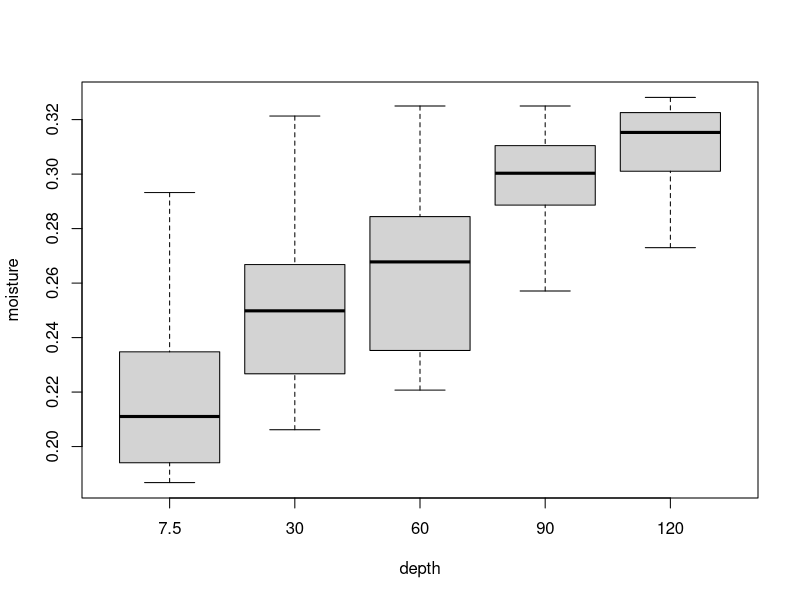
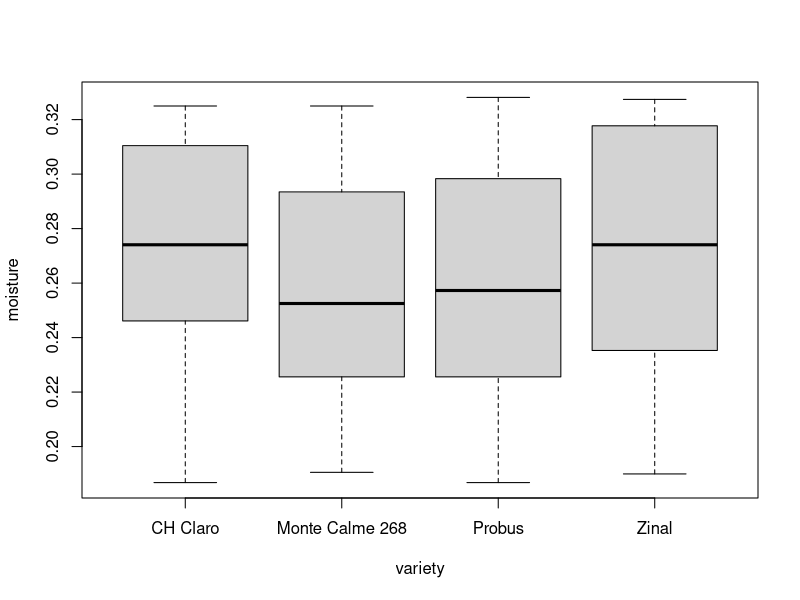
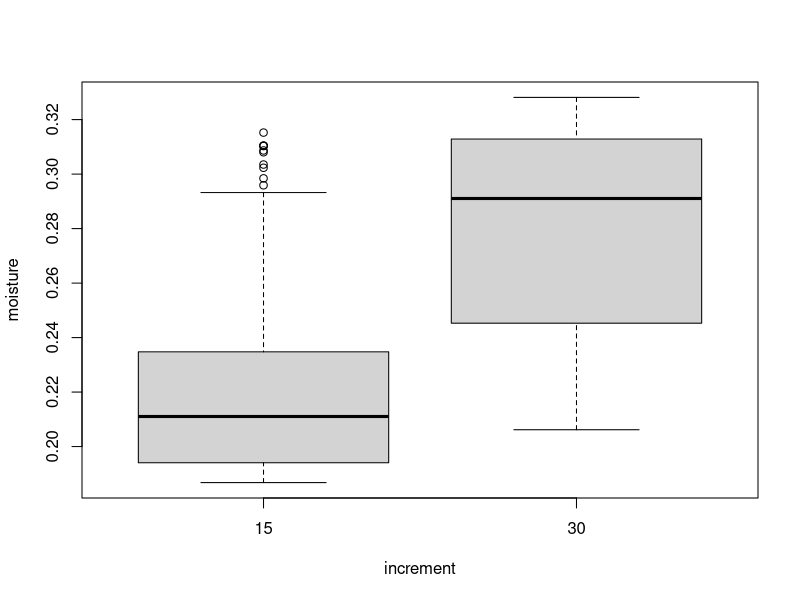
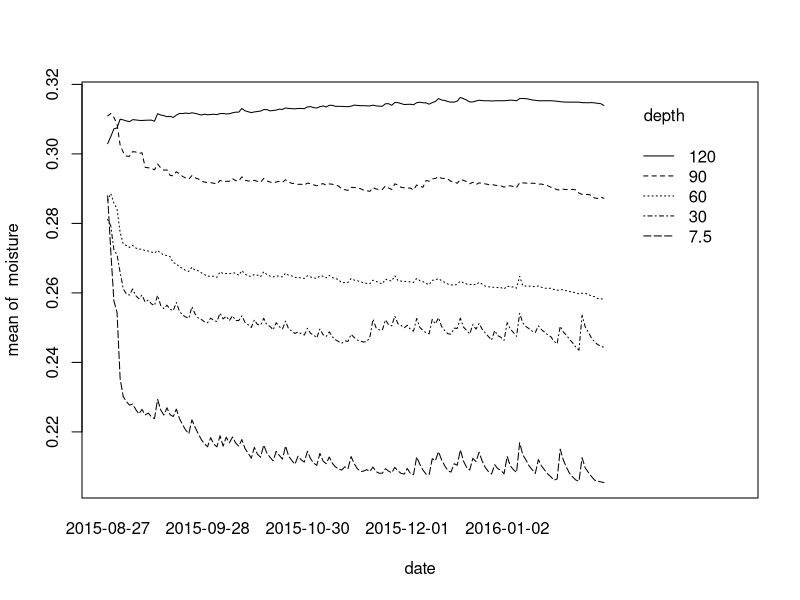
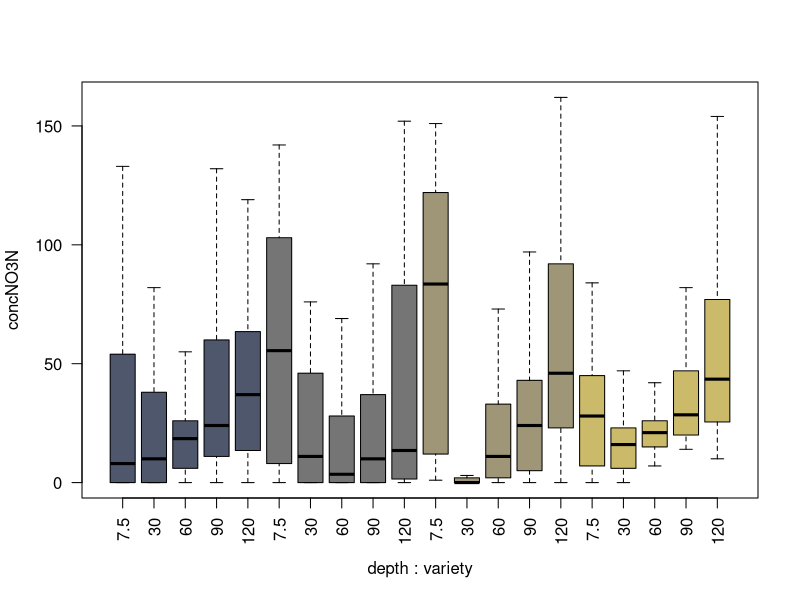
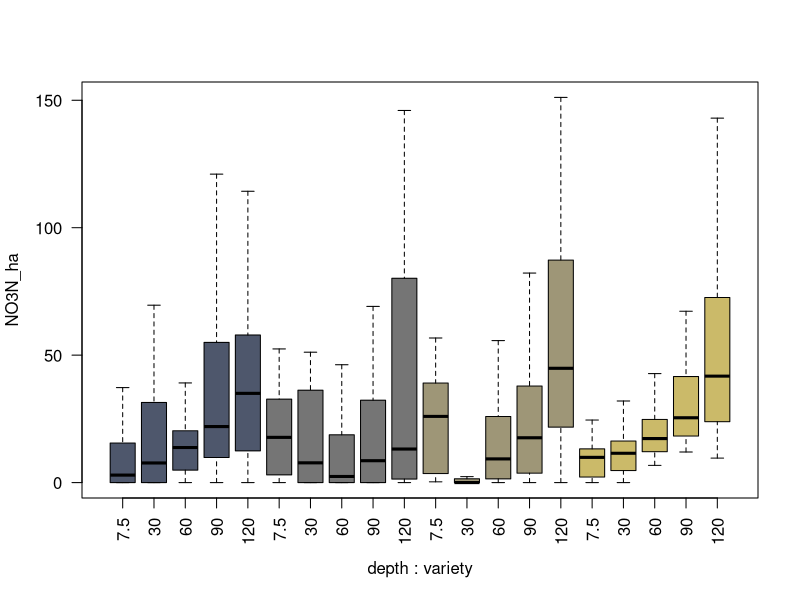
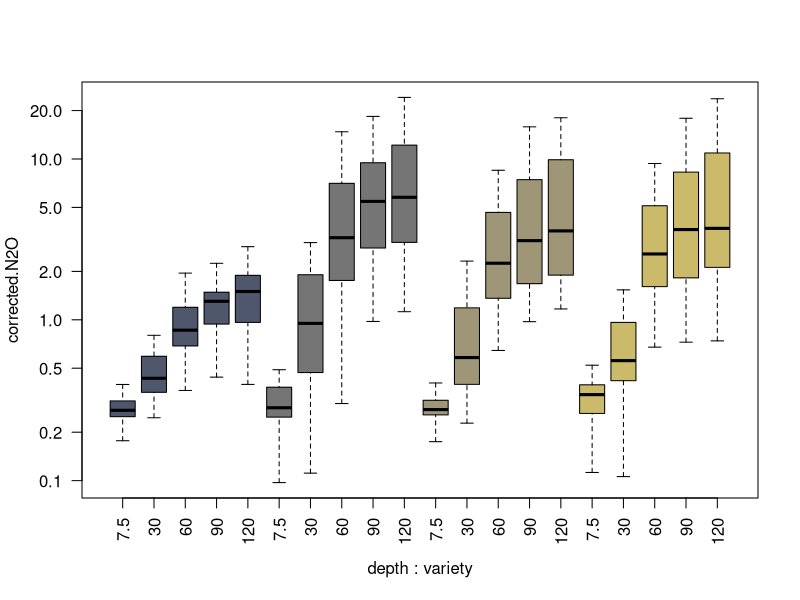
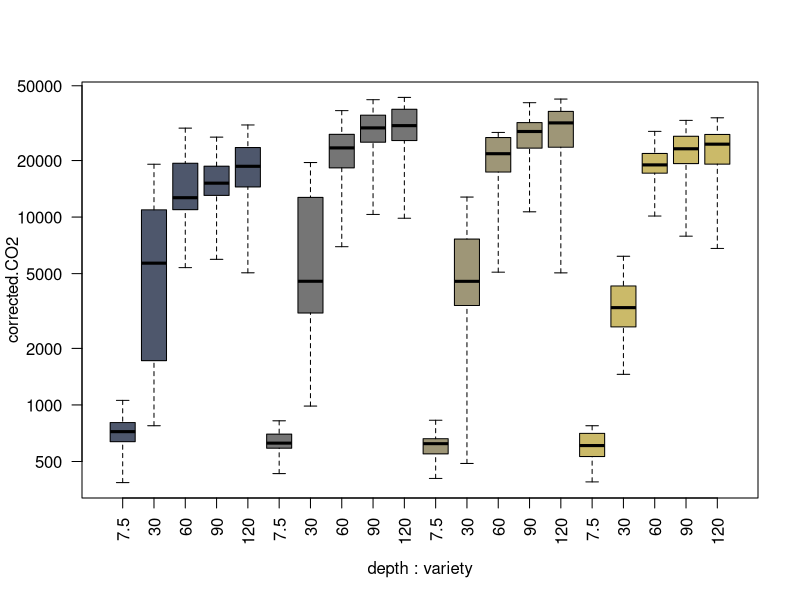

The R script that drew these images, in order:
#' title: Process Rate Estimator
#' author: Damian Oswald
#' date: 2023-10-02

#' Define global variables
colors_variety <- viridis::cividis(4, begin = 0.3, end = 0.8)

data <- read.csv("data/three-way-data.csv", row.names = 1)


head(data)
dim(data)
data$date_R
unique(data$date_R)

as.factor(paste(data$column,data$date_R,sep="_"))

#' Transform the variable `date_R` to `Date` class
#' QUESTION: Why isn't it correct unless I subtract 1 from the DOY?
data$date <- as.Date(as.integer(substr(data$date_R, 5, 7))-1, origin = paste0(as.integer(substr(data$date_R, 1, 4)),"-01-01"))

#' There is C:N ratio that is `Inf` -- should probably be omitted?
data[which(data$CN==Inf),"CN"] <- NA

#' First look at the data
boxplot(moisture ~ depth, data, outline = FALSE)
boxplot(moisture ~ variety, data)
boxplot(moisture ~ increment, data) # What is "increment"?
with(data, interaction.plot(date, depth, moisture)) # Interpretation: the soil moisture starts out relatively homogeneous, but as plants grow, it starts to differ by depth
for (y in colnames(data)[8:21]) {
   log <- ifelse(min(data[,y],na.rm=TRUE)>0,"y","")
   boxplot(data[,y] ~ depth * variety, data, log = log, outline = FALSE, col = rep(colors_variety,each=5),ylab=y, names = rep(sort(unique(data$depth)),4), las = 2)
}
for (y in colnames(data)[8:21]) {
   log <- ifelse(min(data[,y],na.rm=TRUE)>0,"y","")
   with(data, interaction.plot(depth, variety, data[,y], ylab = y, log = log, fun = function(x) mean(x,na.rm=TRUE))) # Interpretation: the soil moisture starts out relatively homogeneous, but as plants grow, it starts to differ by depth
}








